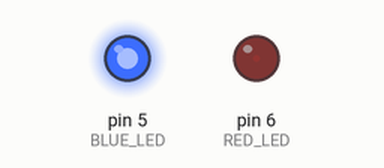
Bench run of a sketch on a simulated Arduino Uno, built with avr-gcc and run on an emulated ATmega328P. On the bench: output pins drawn as LEDs (lit = HIGH).

Above: at 0.05 s.
At 3.45 s:
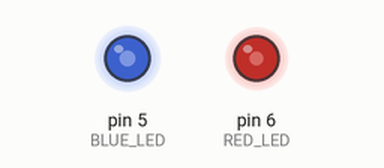
At 6.95 s:
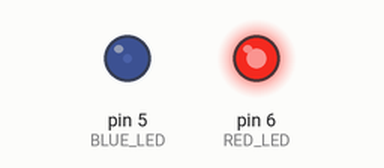
At 13.85 s:
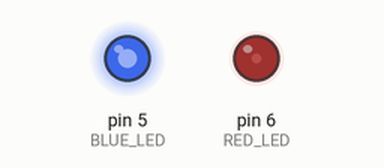
Timing chart, 0 to 20.0 s (numbered marks = the images above):
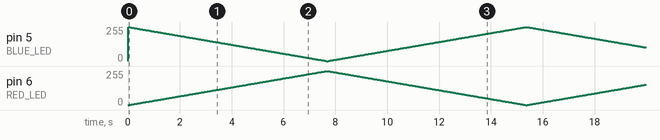

The sketch:

whiteComplementary.ino
```cpp
#define RED_LED 6
#define BLUE_LED 5
int fadeSpeed = 30;

void setup() {
  // put your setup code here, to run once:
   pinMode(RED_LED, OUTPUT);
   pinMode(BLUE_LED, OUTPUT);
}
void TurnOn() {
   for (int i = 0; i < 256; i++) {
       analogWrite(RED_LED, i);
       analogWrite(BLUE_LED, 255-i);
       delay(fadeSpeed);
   }
   for (int i = 0; i < 256; i++) {
       analogWrite(RED_LED, 255-i);
       analogWrite(BLUE_LED, i);
       delay(fadeSpeed);
   }

}

void loop()
{
     TurnOn();
  }
```
